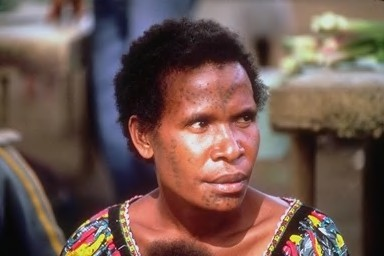
#> input picture trabalho_01/images/1.jpg, 384 x 256 px; its folder holds only this picture in this run
$ jupyter execute LBP.ipynb   (shell and % lines are left out)
#> lines starting #> are read from the running program, lines starting #| are printed output that depends on the picture
[cell 1]
import cv2
import numpy as np
import pandas as pd
import re
import math

from skimage import feature

from imutils import paths

[cell 2]
def label(n):
    return {
        0: 'c1',
        1: 'c2',
        2: 'c3',
        3: 'c4',
        4: 'c5',
        5: 'c6',
        6: 'c7',
        7: 'c8',
        8: 'c9',
        9: 'c10'
    }[n]

[cell 3]
X = []
for arquivo in paths.list_images('images'):
    imagem = cv2.imread(arquivo)
#> imagem is the input picture: shape (256, 384, 3); mean B, G, R 79.8, 86.9, 111.8
    altura, largura, _ = imagem.shape
#> altura = 256; largura = 384
    classe = math.floor(int(re.sub("\D", "", arquivo.split("/")[1]))/100)

    cinza = cv2.cvtColor(imagem, cv2.COLOR_BGR2GRAY)
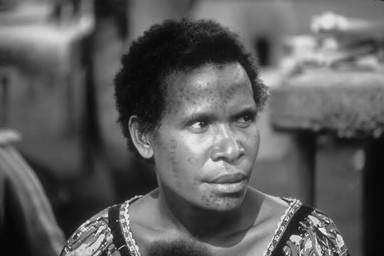
#> cinza: shape (256, 384); min 6, max 244, mean 93.6
    rgb   = cv2.cvtColor(imagem, cv2.COLOR_BGR2RGB)

    r_histograma = cv2.calcHist([rgb], [0], None, [256], [0, 256])/(altura*largura)
#> r_histograma = 256 values, max 0.0094 at index 94, min 0 at index 0, mean 0.00391
    g_histograma = cv2.calcHist([rgb], [1], None, [256], [0, 256])/(altura*largura)
#> g_histograma = 256 values, max 0.0109 at index 8, min 0 at index 0, mean 0.00391
    b_histograma = cv2.calcHist([rgb], [2], None, [256], [0, 256])/(altura*largura)
#> b_histograma = 256 values, max 0.0107 at index 67, min 0 at index 245, mean 0.00391

    lbp = feature.local_binary_pattern(cinza, 1e-7, 8, method="uniform")
#> lbp: shape (256, 384) float64; every value is 0
    (lbp_histograma, _) = np.histogram(lbp.ravel(), bins=np.arange(0, 27), range=(0, 26))
#> lbp_histograma = 26 values, max 98304 at index 0, min 0 at index 1, mean 3780.9
    lbp_histograma = lbp_histograma.astype("float")
    lbp_histograma /= (lbp_histograma.sum() + 24)
#> lbp_histograma = 26 values, max 1 at index 0, min 0 at index 1, mean 0.0385

    X_image = [r_histograma, g_histograma, b_histograma, lbp_histograma]

    X_image_aux = []
    for aux in X_image:
        X_image_aux = np.append(X_image_aux, np.ravel(aux))
#> this loop made 4 passes
#> after the loop, X_image_aux = 794 values, max 1 at index 768, min 0 at index 0, mean 0.00504

    X_image = [i for i in X_image_aux]
#> X_image has the same summary as X_image_aux
    X_image.append(label(classe))

    X.append(X_image)

[cell 4]
df = pd.DataFrame(X)
#> df = table of 1 rows and 795 columns


$ run again, on trabalho_01/images/167.jpg
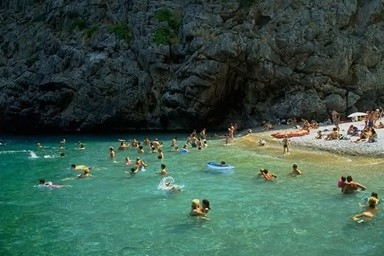
#> input picture trabalho_01/images/167.jpg, 384 x 256 px
#> imagem is the input picture: shape (256, 384, 3); mean B, G, R 74.7, 87.2, 59.1
#> `cinza = cv2.cvtColor(imagem, cv2.COLOR_BGR2GRAY)`:
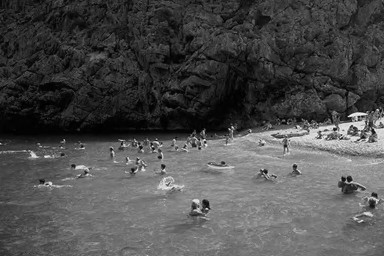
#> cinza: shape (256, 384); min 0, max 250, mean 77.3
#> r_histograma = 256 values, max 0.0183 at index 0, min 0 at index 251, mean 0.00391
#> g_histograma = 256 values, max 0.00982 at index 140, min 0 at index 247, mean 0.00391
#> b_histograma = 256 values, max 0.0118 at index 118, min 0 at index 229, mean 0.00391
#> lbp: shape (256, 384) float64; every value is 0
#> `(lbp_histograma, _) = np.histogram(lbp.ravel(), bins=np.arange(0, 27),..`: lbp_histograma = 26 values, max 98304 at index 0, min 0 at index 1, mean 3780.9
#> `lbp_histograma /= (lbp_histograma.sum() + 24)`: lbp_histograma = 26 values, max 1 at index 0, min 0 at index 1, mean 0.0385
#> the loop `for aux in X_image:` made 4 passes
#> after the loop `for aux in X_image:`: X_image_aux = 794 values, max 1 at index 768, min 0 at index 251, mean 0.00504
#> X_image has the same summary as X_image_aux
#> df = table of 1 rows and 795 columns

$ run again, on trabalho_01/images/170.jpg
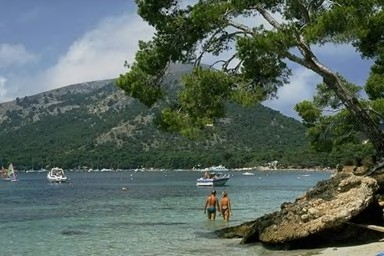
#> input picture trabalho_01/images/170.jpg, 384 x 256 px
#> imagem is the input picture: shape (256, 384, 3); mean B, G, R 94.2, 102.2, 87.7
#> `cinza = cv2.cvtColor(imagem, cv2.COLOR_BGR2GRAY)`:
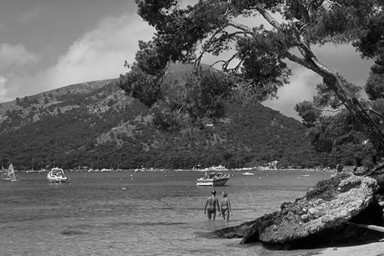
#> cinza: shape (256, 384); min 0, max 249, mean 97
#> r_histograma = 256 values, max 0.0108 at index 113, min 0 at index 237, mean 0.00391
#> g_histograma = 256 values, max 0.011 at index 71, min 0 at index 235, mean 0.00391
#> b_histograma = 256 values, max 0.0153 at index 0, min 0 at index 232, mean 0.00391
#> lbp: shape (256, 384) float64; every value is 0
#> `(lbp_histograma, _) = np.histogram(lbp.ravel(), bins=np.arange(0, 27),..`: lbp_histograma = 26 values, max 98304 at index 0, min 0 at index 1, mean 3780.9
#> `lbp_histograma /= (lbp_histograma.sum() + 24)`: lbp_histograma = 26 values, max 1 at index 0, min 0 at index 1, mean 0.0385
#> the loop `for aux in X_image:` made 4 passes
#> after the loop `for aux in X_image:`: X_image_aux = 794 values, max 1 at index 768, min 0 at index 237, mean 0.00504
#> X_image has the same summary as X_image_aux
#> df = table of 1 rows and 795 columns

$ run again, on trabalho_01/images/18.jpg
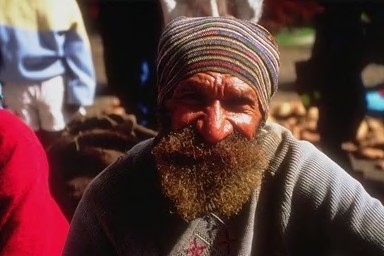
#> input picture trabalho_01/images/18.jpg, 384 x 256 px
#> imagem is the input picture: shape (256, 384, 3); mean B, G, R 59.4, 62.5, 94
#> `cinza = cv2.cvtColor(imagem, cv2.COLOR_BGR2GRAY)`:
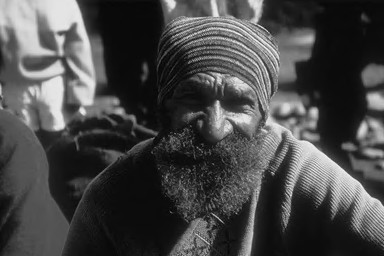
#> cinza: shape (256, 384); min 2, max 250, mean 71.6
#> r_histograma = 256 values, max 0.0264 at index 12, min 0 at index 0, mean 0.00391
#> g_histograma = 256 values, max 0.0672 at index 12, min 0 at index 238, mean 0.00391
#> b_histograma = 256 values, max 0.0544 at index 10, min 0 at index 254, mean 0.00391
#> lbp: shape (256, 384) float64; every value is 0
#> `(lbp_histograma, _) = np.histogram(lbp.ravel(), bins=np.arange(0, 27),..`: lbp_histograma = 26 values, max 98304 at index 0, min 0 at index 1, mean 3780.9
#> `lbp_histograma /= (lbp_histograma.sum() + 24)`: lbp_histograma = 26 values, max 1 at index 0, min 0 at index 1, mean 0.0385
#> the loop `for aux in X_image:` made 4 passes
#> after the loop `for aux in X_image:`: X_image_aux = 794 values, max 1 at index 768, min 0 at index 0, mean 0.00504
#> X_image has the same summary as X_image_aux
#> df = table of 1 rows and 795 columns

$ run again, on trabalho_01/images/105.jpg
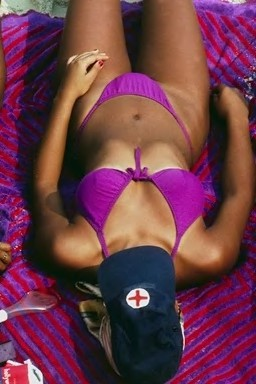
#> input picture trabalho_01/images/105.jpg, 256 x 384 px
#> imagem is the input picture: shape (384, 256, 3); mean B, G, R 72.9, 57.9, 110.2
#> `cinza = cv2.cvtColor(imagem, cv2.COLOR_BGR2GRAY)`:
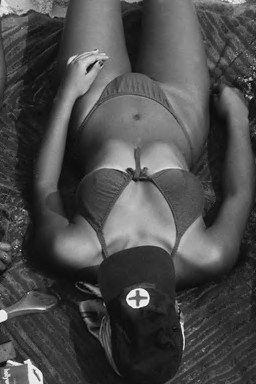
#> cinza: shape (384, 256); min 4, max 249, mean 75.2
#> r_histograma = 256 values, max 0.00852 at index 23, min 0.000102 at index 249, mean 0.00391
#> g_histograma = 256 values, max 0.0253 at index 21, min 0 at index 248, mean 0.00391
#> b_histograma = 256 values, max 0.0107 at index 49, min 2.03e-05 at index 252, mean 0.00391
#> lbp: shape (384, 256) float64; every value is 0
#> `(lbp_histograma, _) = np.histogram(lbp.ravel(), bins=np.arange(0, 27),..`: lbp_histograma = 26 values, max 98304 at index 0, min 0 at index 1, mean 3780.9
#> `lbp_histograma /= (lbp_histograma.sum() + 24)`: lbp_histograma = 26 values, max 1 at index 0, min 0 at index 1, mean 0.0385
#> the loop `for aux in X_image:` made 4 passes
#> after the loop `for aux in X_image:`: X_image_aux = 794 values, max 1 at index 768, min 0 at index 504, mean 0.00504
#> X_image has the same summary as X_image_aux
#> df = table of 1 rows and 795 columns
